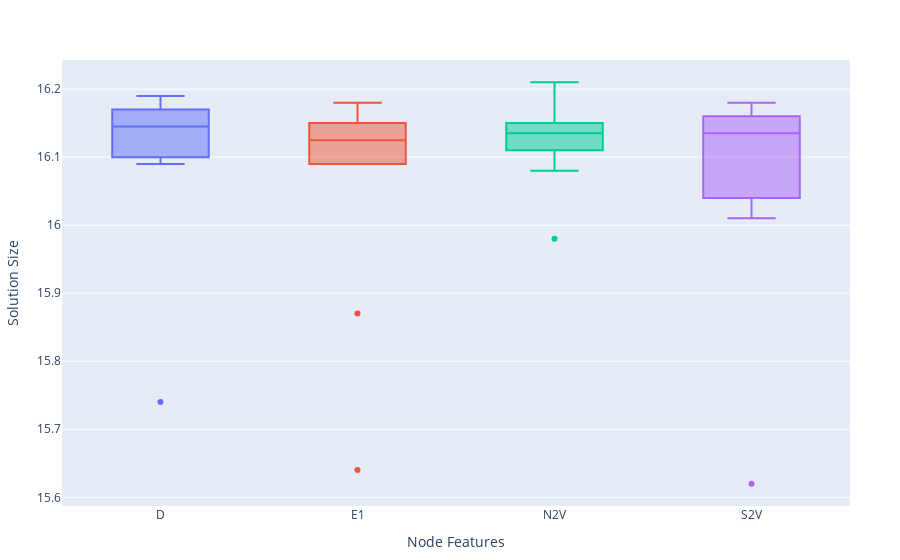

Here is the notebook cell this chart was saved with:
### Code cell
p = plot(dfs_single, x=Symbol("Node Features"), y=Symbol("Solution Size"), kind="box", color=Symbol("Node Features"), 
    Layout(
        showlegend=false
    ))
p

### Figure 1 — Plotly figure (JSON) as saved in the notebook; plotly's stock layout.template omitted (floating-point values rounded to 4 significant figures)
{"data": [{"legendgroup": "D", "marker": {"color": "#636efa"}, "name": "D", "showlegend": true, "type": "box", "x": ["D", "D", "D", "D", "D", "D", "D", "D", "D", "D"], "xaxis": "x", "y": [16.1, 16.19, 15.74, 16.17, 16.14, 16.14, 16.15, 16.09, 16.15, 16.17], "yaxis": "y"}, {"legendgroup": "E1", "marker": {"color": "#EF553B"}, "name": "E1", "showlegend": true, "type": "box", "x": ["E1", "E1", "E1", "E1", "E1", "E1", "E1", "E1", "E1", "E1"], "xaxis": "x", "y": [16.11, 16.15, 16.17, 16.14, 16.18, 16.12, 16.13, 15.87, 15.64, 16.09], "yaxis": "y"}, {"legendgroup": "N2V", "marker": {"color": "#00cc96"}, "name": "N2V", "showlegend": true, "type": "box", "x": ["N2V", "N2V", "N2V", "N2V", "N2V", "N2V", "N2V", "N2V", "N2V", "N2V"], "xaxis": "x", "y": [16.15, 16.13, 16.08, 16.2, 16.11, 16.15, 16.14, 16.21, 15.98, 16.12], "yaxis": "y"}, {"legendgroup": "S2V", "marker": {"color": "#ab63fa"}, "name": "S2V", "showlegend": true, "type": "box", "x": ["S2V", "S2V", "S2V", "S2V", "S2V", "S2V", "S2V", "S2V", "S2V", "S2V"], "xaxis": "x", "y": [16.04, 16.16, 16.11, 16.18, 15.62, 16.14, 16.13, 16.01, 16.16, 16.17], "yaxis": "y"}], "layout": {"legend": {"title": {"text": "Node Features"}, "tracegroupgap": 0}, "margin": {"b": 50, "l": 50, "r": 50, "t": 60}, "showlegend": false, "xaxis": {"title": {"text": "Node Features"}}, "yaxis": {"title": {"text": "Solution Size"}}}}
